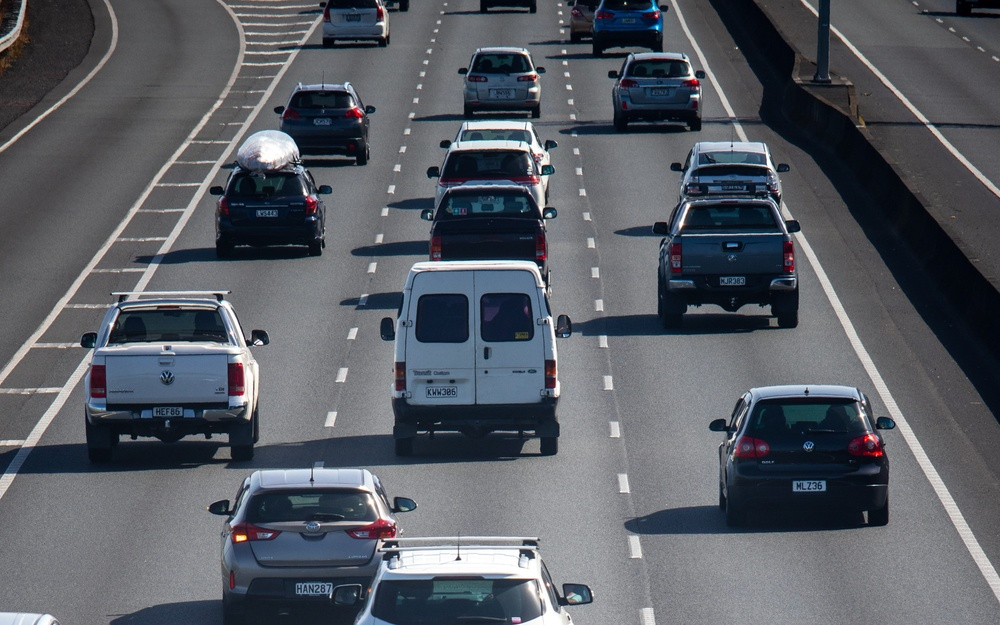
#> input picture cars.jpg, 1000 x 625 px, shrunk from 2560 x 1600 before the run, found by its file name
$ python carrecognitionbyimage.py
#> lines starting #> are read from the running program, lines starting #| are printed output that depends on the picture; after the words box and inside, x2 and y2 are one past the last pixel; in counts of white or black regions, pixels touching at a corner belong together
import cv2

# Path to the image file
img_file = '/Users/bethwel/Desktop/vehicle-recognition/cars.jpg'

# Path to the car detector XML file
classifier_file = '/Users/bethwel/Desktop/vehicle-recognition/car_detector.xml'

# Load the image
img = cv2.imread(img_file)
#> img is the input picture: shape (625, 1000, 3); mean B, G, R 99.5, 92.2, 88

# Convert the image to grayscale
gray_img = cv2.cvtColor(img, cv2.COLOR_BGR2GRAY)
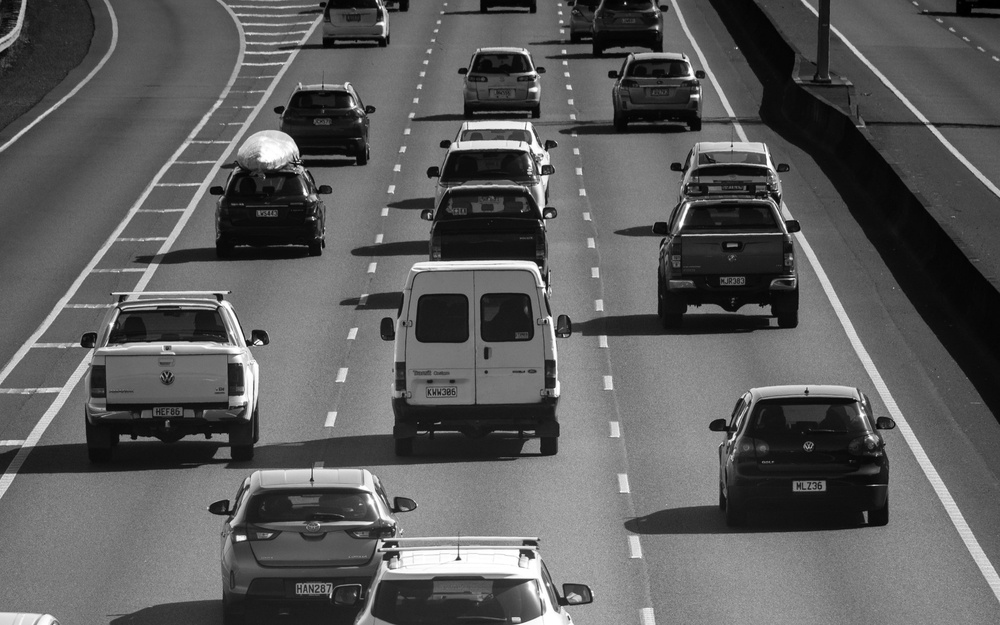
#> gray_img: shape (625, 1000); min 0, max 255, mean 91.8

# Create the car classifier
car_tracker = cv2.CascadeClassifier(classifier_file)

# Detect cars in the image
cars = car_tracker.detectMultiScale(gray_img)
#> cars = [[288, 504, 50, 50], [579, 6, 161, 161], [169, 89, 200, 200], [631, 252, 348, 348]]

# Draw rectangles and label each car
for (x, y, w, h) in cars:
    cv2.rectangle(img, (x, y), (x+w, y+h), (0, 0, 200), 2)
    cv2.putText(img, 'Car', (x, y - 10), cv2.FONT_HERSHEY_SIMPLEX, 0.9, (0, 0, 200), 2)
#> this loop made 4 passes
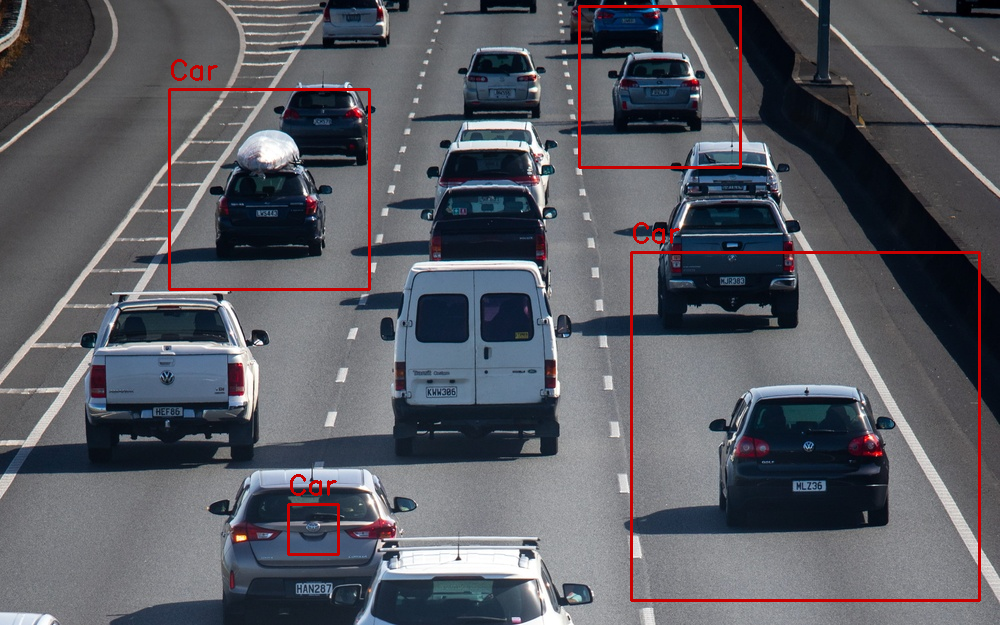
#> img: shape (625, 1000, 3); 1.61% of pixels changed, all inside (x1, y1, x2, y2) = (168, 5, 981, 602)

# Display the image with car detections
cv2.imshow('Car Recognition Software', img)

# Wait for a key press to exit
cv2.waitKey(0)

print("My Car Recognition Software")
